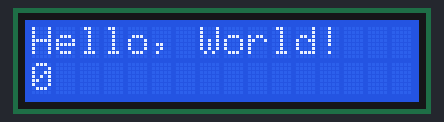
A sketch run on a simulated Arduino Uno, built with avr-gcc and run on an emulated ATmega328P. Parts: 16×2 character LCD.

Above: at 0.1 s.
At 4.1 s:
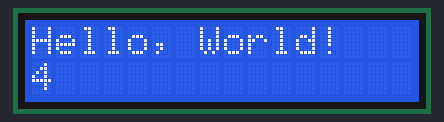
At 9.1 s:
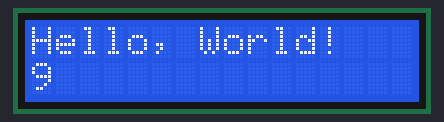
At 19.1 s:
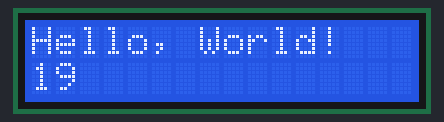
At 28.1 s:
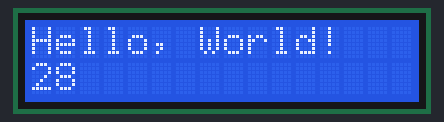
At 38.1 s:
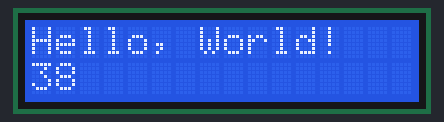

Measured:
- what the display in image 1 shows lasts 1.0 s, from 4.1 s to 5.1 s

The sketch:

sketch_feb23a.ino
```cpp
#include <LiquidCrystal.h>

// Initialize the LCD with the pins connected to Arduino
LiquidCrystal lcd(7, 8, 9, 10, 11, 12);

void setup() {
  // Set up the LCD's number of columns and rows
  lcd.begin(16, 2);

  // Print a message to the LCD
  lcd.print("Hello, World!");
}

void loop() {
  // Move the cursor to the second row
  lcd.setCursor(0, 1);

  // Print a scrolling message
  lcd.print(millis() / 1000);

  // Wait before updating
  delay(1000);
}
```
